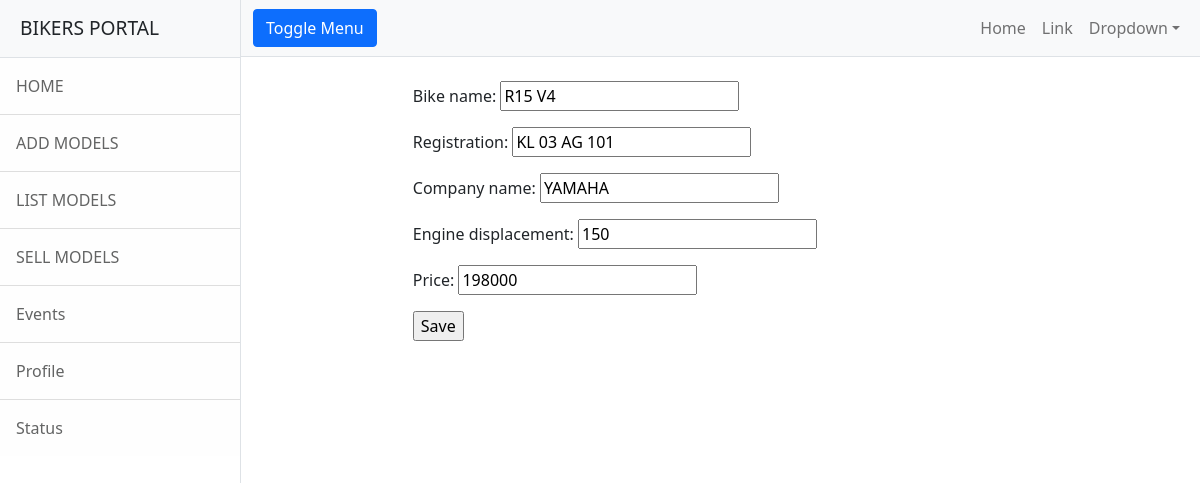
Page /bikeapp/bikes/edit/3 on the committed database.
### bikeapp/models.py (models this page shows, shortened)
class Bikes(models.Model):
    bike_name=models.CharField(max_length=120)
    registration=models.CharField(max_length=150)
    company_name=models.CharField(max_length=120)
    engine_displacement=models.PositiveIntegerField()
    price=models.PositiveIntegerField()

### bikeapp/views.py (the view)
# urls.py: path('bikes/edit/<int:id>',views.EditBikeView.as_view(),name='edit'),
class EditBikeView(UpdateView):
    model = Bikes
    form_class = BikeForm
    template_name = "bk-edit.html"
    success_url = reverse_lazy('listbike')
    pk_url_kwarg = "id"

### bikeapp/forms.py
class BikeForm(forms.ModelForm):
    class Meta:
        model=Bikes
        fields = "__all__"

### bikeapp/templates/bk-edit.html (shortened to what this page needs)
{%extends 'base.html'%}
{%block body_block%}
<div class="row">
    <div class="col-2"></div>
    <div class="col-8">
        <form action="" method="post">
            {{form.as_p}}
            <input type="SUBMIT" value="Save">
        </form>
    </div>
    <div class="col-2"></div>
</div>
{%endblock%}

### rows in the picture
Bikes: bike_name "R15 V4", registration "KL 03 AG 101", company_name "YAMAHA", engine_displacement "150", price "198000"
